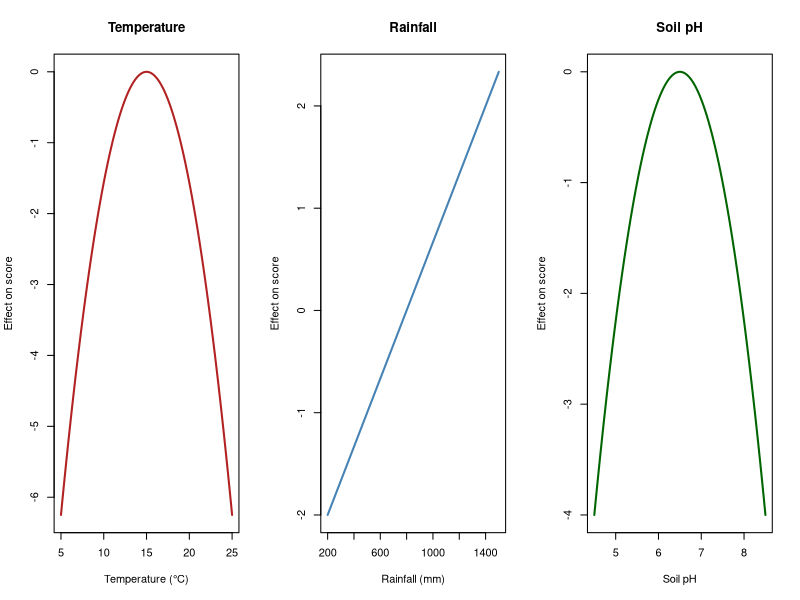
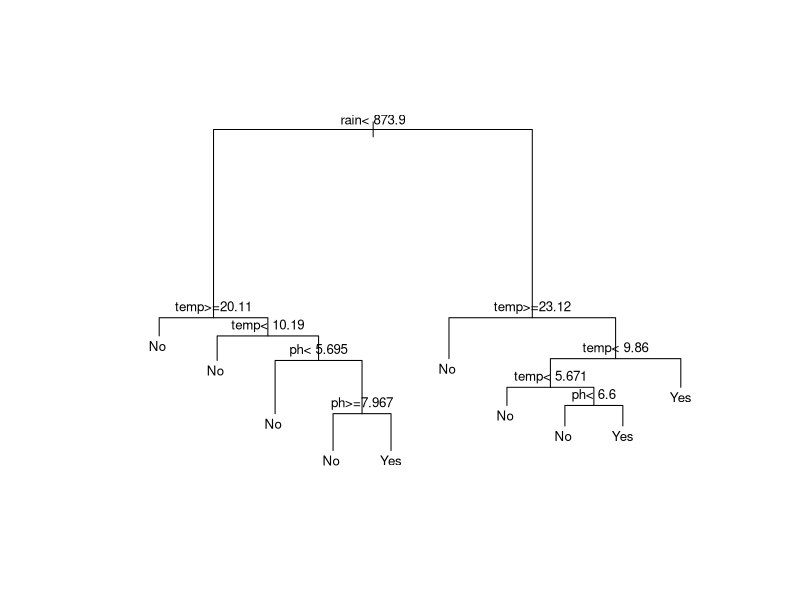
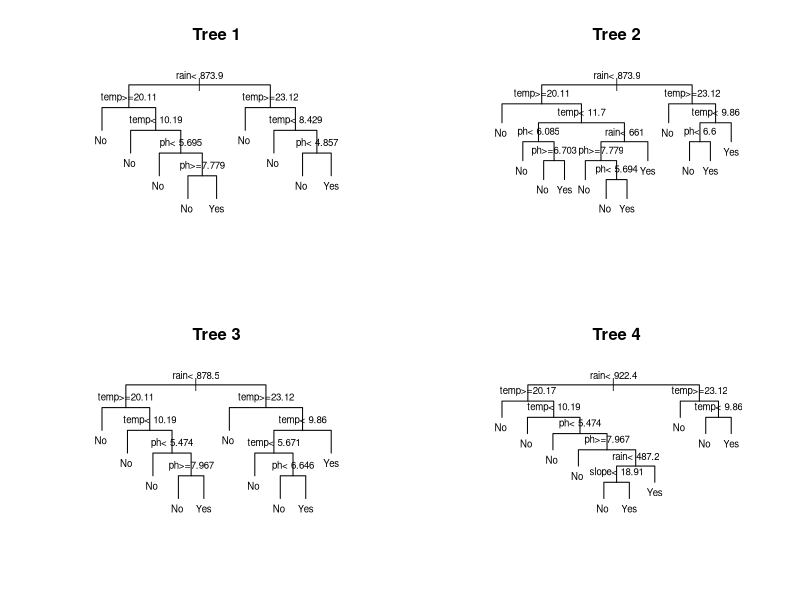
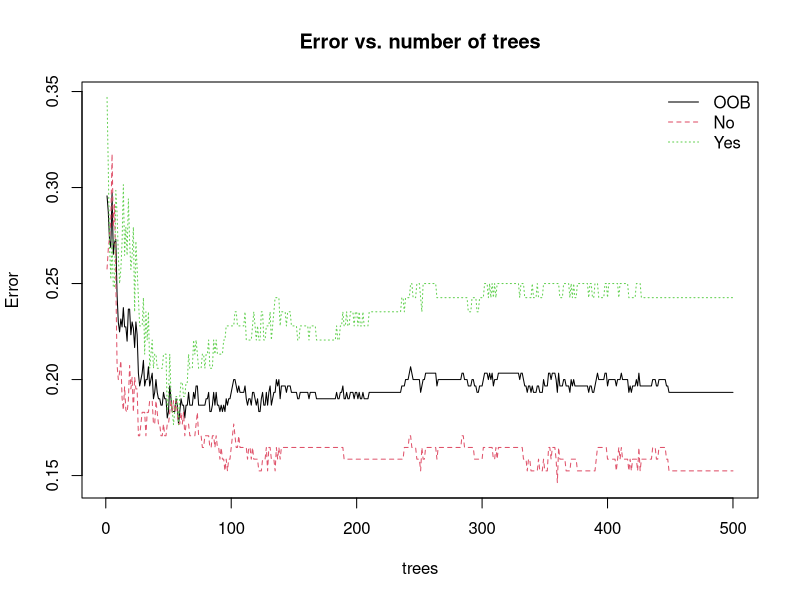
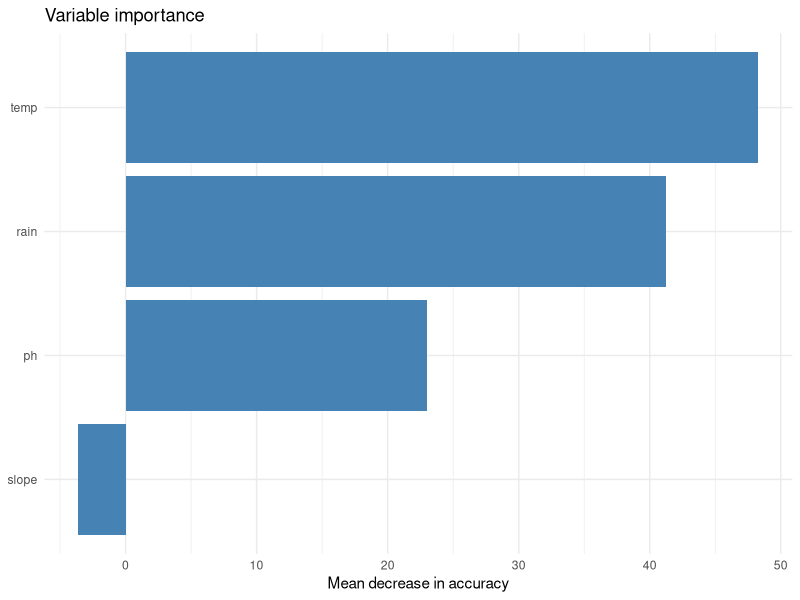
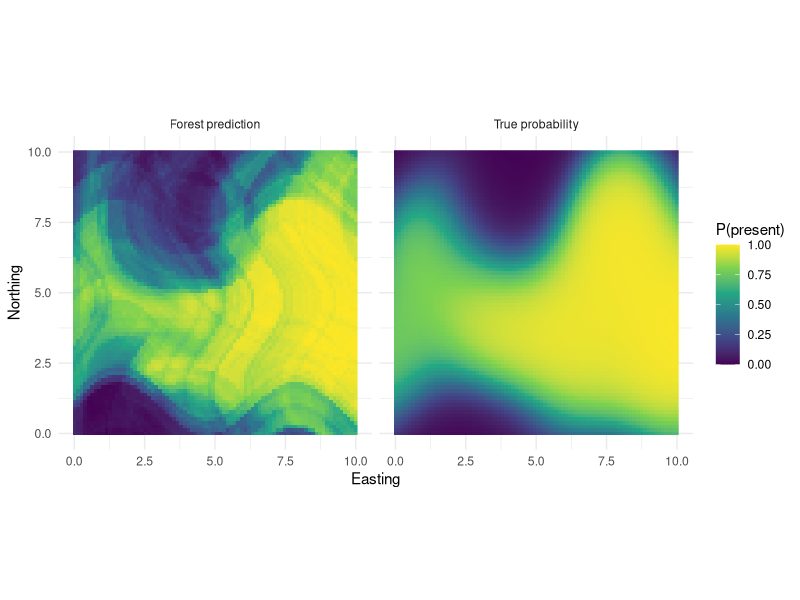
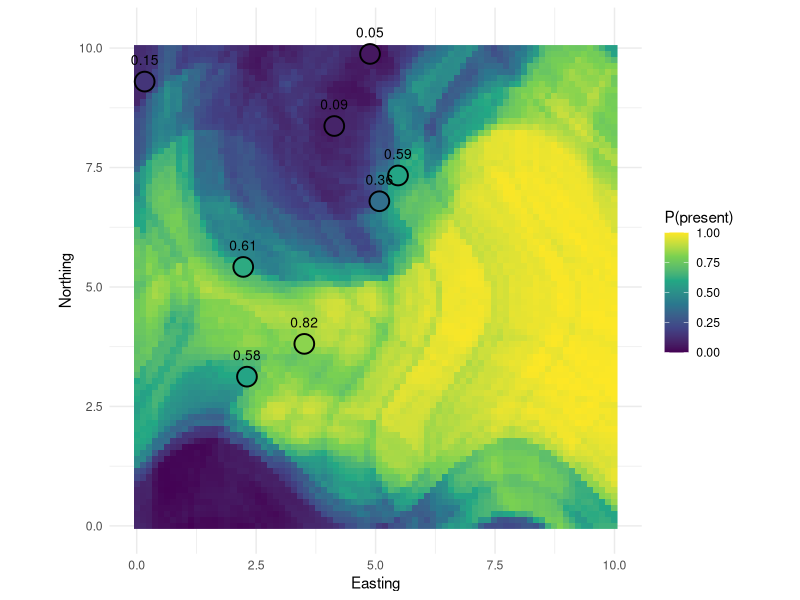

These charts were generated, in order, by the following R code:
## ---- chunk 1
knitr::opts_chunk$set(
  echo = TRUE,
  message = FALSE,
  warning = FALSE,
  fig.width = 6.5,
  fig.height = 5,
  fig.align = "center"
)

library(randomForest)
library(rpart)      # comes with R
library(ggplot2)

set.seed(42)
## ---- chunk 2
n     <- 300
temp  <- runif(n, 5, 25)       # mean annual temperature (°C)
rain  <- runif(n, 200, 1500)   # annual rainfall (mm)
ph    <- runif(n, 4.5, 8.5)    # soil pH
slope <- runif(n, 0, 40)       # slope (degrees): NO effect on the species

  # truth: score = how good the site is for the species
  score <- 3 -
    ((temp - 15) / 4)^2 +        # temperature: best at 15 °C
    (rain - 800) / 300 -         # rainfall: more is better
    ((ph - 6.5) / 1)^2           # soil pH: best at 6.5
                                 # slope does not appear: it has no effect

prob    <- 1 / (1 + exp(-score))   # logistic function: score -> probability
present <- rbinom(n, 1, prob)      # draw presence/absence with that probability

sites <- data.frame(temp, rain, ph, slope,
                    species = factor(present, levels = c(0, 1),
                                     labels = c("No", "Yes")))
table(sites$species)   # check the balance
head(sites, 30)
## ---- chunk 3
par(mfrow = c(1, 3))

t_seq <- seq(5, 25, length.out = 100)
plot(t_seq, -((t_seq - 15) / 4)^2, type = "l", lwd = 2, col = "firebrick",
     xlab = "Temperature (°C)", ylab = "Effect on score",
     main = "Temperature")


r_seq <- seq(200, 1500, length.out = 100)
plot(r_seq, (r_seq - 800) / 300, type = "l", lwd = 2, col = "steelblue",
     xlab = "Rainfall (mm)", ylab = "Effect on score",
     main = "Rainfall")


p_seq <- seq(4.5, 8.5, length.out = 100)
plot(p_seq, -((p_seq - 6.5) / 1)^2, type = "l", lwd = 2, col = "darkgreen",
     xlab = "Soil pH", ylab = "Effect on score",
     main = "Soil pH")

par(mfrow = c(1, 1))
## ---- chunk 4
tree <- rpart(species ~ temp + rain + ph + slope, data = sites) 
#Fits a single decision tree model using the CART algorithm to predict species presence/absence.
plot(tree, 
     uniform = FALSE, 
     margin = 0.1)
  
text(tree, cex = 0.8)

## ---- chunk 5
par(mfrow = c(2, 2))

for (i in 1:4) {
  keep <- sample(nrow(sites), 270)   # drop 30 random sites
  t_i  <- rpart(species ~ temp + rain + ph + slope, data = sites[keep, ])
  plot(t_i, uniform = TRUE, margin = 0.1)
  text(t_i, cex = 0.7)
  title(paste("Tree", i))
}

par(mfrow = c(1, 1))
## ---- chunk 6
rf <- randomForest(species ~ temp + rain + ph + slope, data = sites,
                   ntree    = 500,           # number of trees to grow
                   mtry     = 2,             # sqrt(4)
                   replace  = TRUE, 
                   sampsize = nrow(sites),   # 300
                   importance = TRUE)
print(rf)
## ---- chunk 7
plot(rf, main = "Error vs. number of trees")
legend("topright", colnames(rf$err.rate),
       col = 1:3, lty = 1:3, bty = "n")
## ---- chunk 8
oob_by_mtry <- sapply(1:4, function(m) {
  fit <- randomForest(species ~ temp + rain + ph + slope, 
                      data = sites,
                      ntree = 500, 
                      mtry = m)
  fit$err.rate[500, "OOB"]
})

data.frame(mtry = 1:4, OOB_error = round(oob_by_mtry, 3))
## ---- chunk 9
imp <- as.data.frame(importance(rf))
imp$variable <- rownames(imp)
imp[order(-imp$MeanDecreaseAccuracy), c("variable", "MeanDecreaseAccuracy")]
## ---- chunk 10
ggplot(imp, aes(x = reorder(variable, MeanDecreaseAccuracy),
                y = MeanDecreaseAccuracy)) +
  geom_col(fill = "steelblue") +
  coord_flip() +
  labs(title = "Variable importance",
       x = NULL, y = "Mean decrease in accuracy") +
  theme_minimal()
## ---- chunk 11
new_site <- data.frame(temp = 15, 
                       rain = 1000, 
                       ph = 6.5, 
                       slope = 10)
predict(rf, 
        new_site, 
        type = "prob")


bad_site <- data.frame(temp = 24, 
                       rain = 300, 
                       ph = 8, 
                       slope = 10)
predict(rf, bad_site, type = "prob")
## ---- chunk 12
# One function that gives the four variables at any (x, y) location
env_at <- function(x, y) {
  data.frame(
    temp  = pmin(pmax(22 - 1.6 * y + 1.5 * sin(x), 5), 25),
    rain  = pmin(pmax(300 + 110 * x + 80 * sin(y), 200), 1500),
    ph    = pmin(pmax(6.5 + 1.8 * sin(x / 2.5) * cos(y / 2.5), 4.5), 8.5),
    slope = 20 + 15 * sin(x * y / 8)
  )
}

grid <- expand.grid(x = seq(0, 10, length.out = 80),
                    y = seq(0, 10, length.out = 80))
grid <- cbind(grid, env_at(grid$x, grid$y))

# Forest prediction: probability of "Yes" in each cell
grid$forest <- predict(rf, grid[, c("temp", "rain", "ph", "slope")],
                       type = "prob")[, "Yes"]

# The true probability, from the formula we used to simulate the data
grid$truth <- plogis(3 -
                     ((grid$temp - 15) / 4)^2 +
                     (grid$rain - 800) / 300 -
                     ((grid$ph - 6.5) / 1)^2)
## ---- chunk 13
map_long <- rbind(
  data.frame(grid[, c("x", "y")], prob = grid$truth,  map = "True probability"),
  data.frame(grid[, c("x", "y")], prob = grid$forest, map = "Forest prediction")
)

ggplot(map_long, aes(x, y, fill = prob)) +
  geom_raster() +
  facet_wrap(~ map) +
  scale_fill_viridis_c(limits = c(0, 1), name = "P(present)") +
  coord_equal() +
  labs(x = "Easting", y = "Northing") +
  theme_minimal()
## ---- chunk 14

new_sites <- data.frame(x = runif(8, 0, 10), 
                        y = runif(8, 0, 10))
new_sites <- cbind(new_sites, 
                   env_at(new_sites$x, new_sites$y)
                   )

new_sites$prob <- predict(rf, new_sites[, c("temp", "rain", "ph", "slope")],
                          type = "prob")[, "Yes"]

ggplot() +
  geom_raster(data = grid, aes(x, y, fill = forest)) +
  geom_point(data = new_sites, aes(x, y, fill = prob),
             shape = 21, size = 6, color = "black", stroke = 1) +
  geom_text(data = new_sites, aes(x, y, label = round(prob, 2)),
            nudge_y = 0.45, size = 3.5) +
  scale_fill_viridis_c(limits = c(0, 1), name = "P(present)") +
  coord_equal() +
  labs(x = "Easting", y = "Northing") +
  theme_minimal()

new_sites[, c("x", "y", "prob")]
